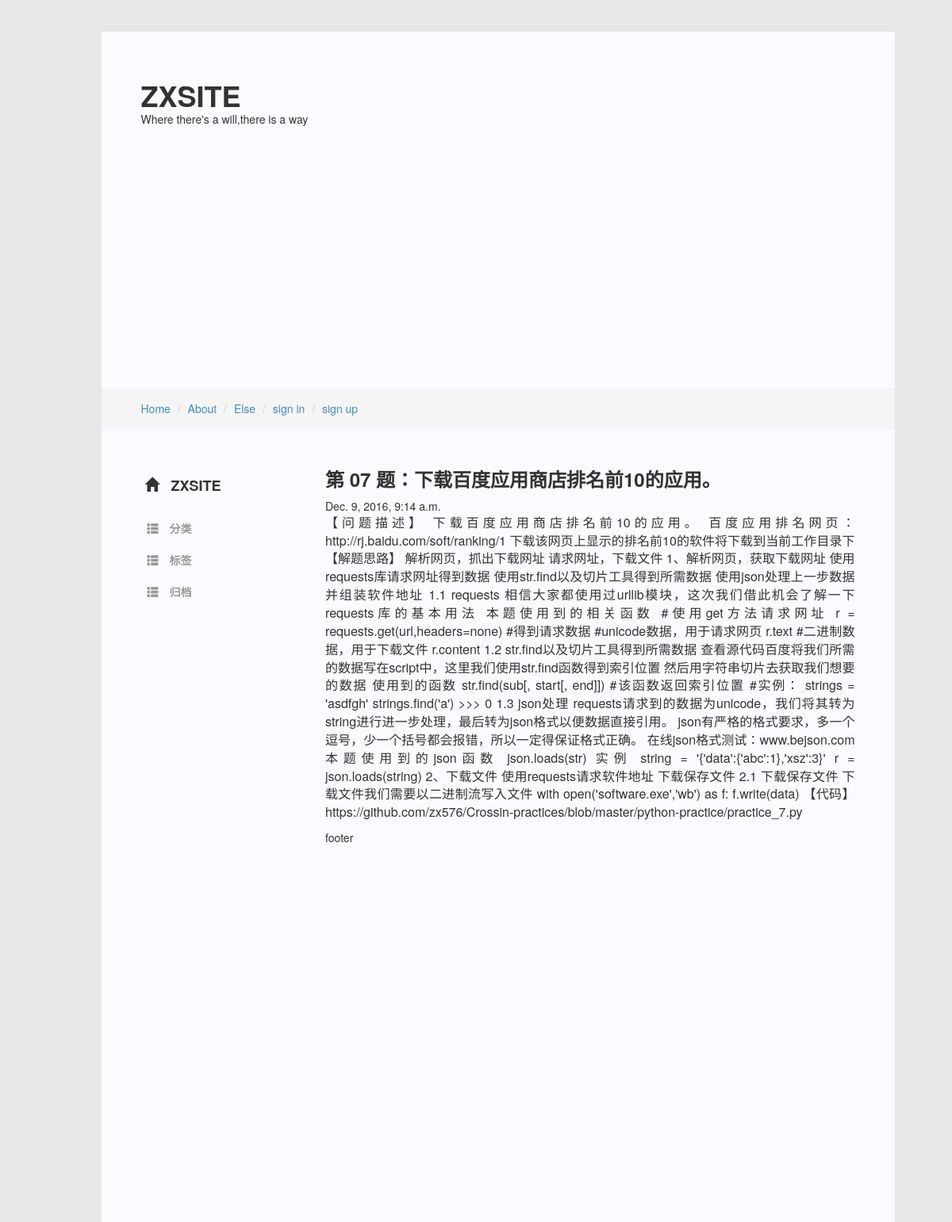
The page / on the database its author committed.
### zxsite/models.py (models this page shows, shortened)
class Article(models.Model):
    author = models.ForeignKey('Bloger', verbose_name='作者')
    tags = models.ManyToManyField('Tag', verbose_name='标签')
    title = models.CharField('标题', max_length=50)
    content = models.TextField('正文')
    ARTICLE_STATUS = (
        ('P', 'PUBLIC'),
        ('E', 'EDITING'),
        ('D', 'DELETED'),
        ('C', 'DELETE-COMPELETLY')
    )
    status = models.CharField('文章状态', max_length=1, choices=ARTICLE_STATUS)
    created_time = models.DateTimeField('创建时间', auto_now_add=True)
    lasted_modified_time = models.DateTimeField('最新修改时间', auto_now=True)
    views = models.PositiveIntegerField('浏览数', default=0)
    likes = models.PositiveIntegerField('点赞数', default=0)
    topped = models.BooleanField('是否置顶', default=False)
    class meta:
        ordering = ['-lasted_modified_time']

### zxsite/views.py (the view)
# urls.py: url(r'^$',views.index,name='index'),
def index(request):
    article = Article.objects.get(id=1)
    content = {
        'article':article
    }
    return render(request,'zxsite/index.html',content)

### zxsite/templates/zxsite/index.html
{% extends 'zxsite/subbase1.html' %}
{% block index %}
{% load static %}
    <link rel="stylesheet" href="{% static 'zxsite/css/simple-sidebar.css' %}">
        <div class="row">
            <div class="col-md-3">
                    <ul class="sidebar-nav" style="margin-left: -35px;margin-top: 10px">
                        <li class="sidebar-brand">
                                <span class="glyphicon glyphicon-home"></span>
                                <B style="padding-left: 10px">ZXSITE</B>
                        </li>
                        <li>
                             <a href="" style="padding-left: 3px">
                            <span class="glyphicon glyphicon-th-list"></span>
                                <b style="padding-left: 10px">分类</b>
                            </a>
                        </li>
                        <li>
                             <a href="" style="padding-left: 3px">
                            <span class="glyphicon glyphicon-th-list"></span>
                                <b style="padding-left: 10px">标签</b>
                            </a>
                        </li><li>
                             <a href="" style="padding-left: 3px">
                            <span class="glyphicon glyphicon-th-list"></span>
                                <b style="padding-left: 10px">归档</b>
                            </a>
                        </li>
                    </ul>
            </div>
            <div class="col-md-9" >
                <div class="h3"><b>{{ article.title }}</b></div>
                <div>{{ article.created_time }}</div>
                <p class="text-justify" style="font-size: medium ">{{ article.content | safe }}</p>
                <footer>footer</footer>
            </div>
        </div>
{% endblock %}

### zxsite/templates/zxsite/subbase1.html (shortened to what this page needs)
{% extends 'zxsite/base.html' %}
{% block subbase1 %}
<div class="top-occupation"></div>
<div class="container-fluid">
    <div class="col-md-1"></div>
    <div class="col-md-10">
        <div class="center-block mainpage" >
            <div class="top-block" style="background-color: #fafbff">
                <div class="center-block top-block-1" style="padding-top: 40px">
                    <p class="h1"><b>ZXSITE</b></p>
                </div>
                <div class="center-block top-block-2">
                    <P>Where there's a will,there is a way</P>
                </div>
                <div class="top-block-3">
                </div>
            </div>
            <div>
                <ol class="breadcrumb modifybd" style="padding-left: 50px">
                    <li class="h5"><a href="/">Home</a></li>
                    <li class="h5"><a href="">About</a></li>
                        <li class="h5"><a href="/manage/">Else</a></li>
                    {% if not user.is_authenticated %}
                        <li><a href="/login/">sign in</a></li>
                        <li><a href="/register/">sign up</a></li>
                    {% else %}
                        <li class="text-capitalize"><a href="/user/{{ user.id }}">{{ user.username }}</a></li>
                        <li><a href="/logout/">Logout</a></li>
                    {% endif %}
                </ol>
            </div>
            <div class="article-block" style="background-color: #fafbff">
                <div class="center-block article-block-1" style="height: 1000px;">
            {% block index %}{% endblock %}
                </div>
            </div>
        </div>
    </div>
    <div class="col-md-1"></div>
</div>
{% endblock %}

### zxsite/templates/zxsite/base.html (shortened to what this page needs)
<!DOCTYPE html>
<html lang="en">
<head>
    {% load static %}
    <link rel="stylesheet" href="{% static 'zxsite/css/bootstrap.min.css' %}">
    <link rel="stylesheet" href="{% static 'zxsite/css/slefdefine.css' %}">
</head>
<body style="background-color: #e7e7e7">
{% block subbase1 %}{% endblock %}
</body>
</html>

### zxsite/static/zxsite/css/slefdefine.css (style rules this page uses)
.top-occupation { height: 40px; }
.mainpage { width: 1000px; }
.top-block { height:450px; vertical-align:bottom; }
.top-block-1 { height:100px; width: 900px; }
.top-block-2 { height:62px; width: 900px; }
.top-block-3 { height:288px; }
.modifybd { margin-bottom: 0; }
.article-block { width: 1000px; }
.article-block-1 { width: 900px; padding-top: 30px; }
body { margin: 0; padding: 0; }

### zxsite/static/zxsite/css/simple-sidebar.css (style rules this page uses)
body { overflow-x: hidden; }
.sidebar-nav { position: absolute; top: 0; width: 250px; margin: 0; padding: 0; list-style: none; }
.sidebar-nav li { text-indent: 20px; line-height: 40px; }
.sidebar-nav li a { display: block; text-decoration: none; color: #999999; }
.sidebar-nav > .sidebar-brand { height: 65px; font-size: 18px; line-height: 60px; }

### rows shown on the page
Article: title "第 07 题：下载百度应用商店排名前10的应用。", created_time "Dec. 9, 2016, 9:14 a.m.", content "【问题描述】 下载百度应用商店排名前10的应用。 百度应用排名网页： http://rj.baidu.com/soft/ranking/1 下载该网页上显示的排名前10的软件将下载到当前工作目录下 【解题思路】 解析网页，抓出下载网址 请求网址，下载文件 1、解析网页，获取下载网址 使用requests库请求网址得到数据 使用str.find以及切片工具得到所需数据 使用json处理上一步数据并组装软件地址 1.1 requests 相信大家都使用过urllib模块，这次我们借此机会了解一下requests库的基本用法 本题使用到的相关函数 #使用get方法请求网址 r = requests.get(url,headers=none) #得到请求数据 #unicode数据，用于请求网页 r.text #二进制数据，用于下载文件 r.content 1.2 str.find以及切片工具得到所需数据 查看源代码百度将我们所需的数据写在script中，这里我们使用str.find函数得到索引位置 然后用字符串切片去获取我们想要的数据 使用到的函数 str.find(sub[, start[, end]]) #该函数返回索引位置 #实例： strings = 'asdfgh' strings.find('a') >>> 0 1.3 json处理 requests请求到的数据为unicode，我们将其转为string进行进一步处理，最后转为json格式以便数据直接引用。 json有严格的格式要求，多一个逗号，少一个括号都会报错，所以一定得保证格式正确。…"
